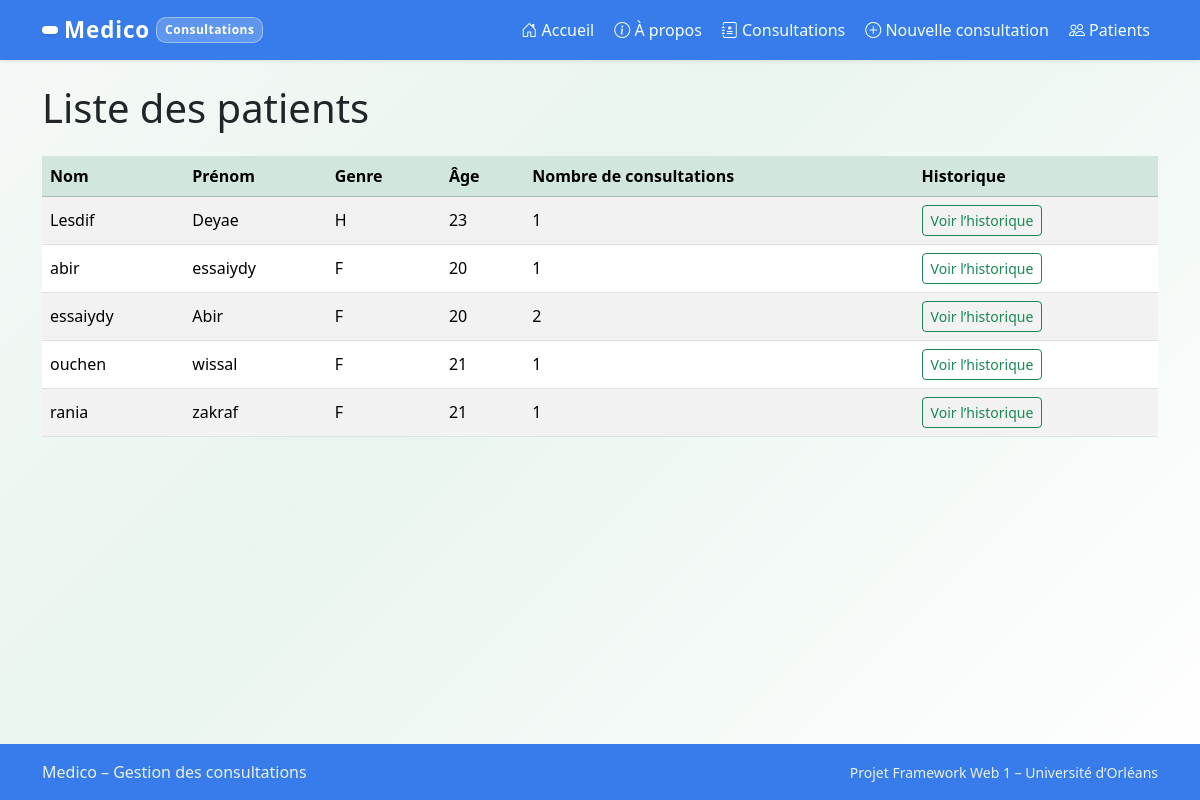
The app's page /patients/ with its own data.
### medico/models.py (models this page shows, shortened)
class Consultation(models.Model):
    choix_genre = [
        ("M", "Masculin"),
        ("F", "Féminin"),
        ("Autre", "Autre"),
    ]
    patient_nom = models.CharField(max_length=40)
    patient_prenom = models.CharField(max_length=30)
    patient_genre = models.CharField(max_length=20, choices = choix_genre)
    patient_age = models.PositiveIntegerField()
    description = models.TextField()
    date = models.DateTimeField()

### medico/views.py (the view)
# urls.py: path("patients/", views.patients_list, name="patients_list"),
def patients_list(request):
    patients = (
        Consultation.objects
        .values("patient_nom", "patient_prenom", "patient_genre", "patient_age")
        .annotate(
            nb_consultations=Count("id"),
            example_id=models.Min("id"),
        )
        .order_by("patient_nom", "patient_prenom")
    )
    contexte = {
        "patients": patients,
    }
    return render(request, "medico/patients_list.html", contexte)

### medico/templates/medico/patients_list.html (shortened to what this page needs)
{% extends "medico/base.html" %}
{% block content %}
<h1 class="mb-4">Liste des patients</h1>
{% if patients %}
  <table class="table table-striped table-hover align-middle">
    <thead class="table-success">
      <tr>
        <th>Nom</th>
        <th>Prénom</th>
        <th>Genre</th>
        <th>Âge</th>
        <th>Nombre de consultations</th>
        <th>Historique</th>
      </tr>
    </thead>
    <tbody>
      {% for p in patients %}
        <tr>
          <td>{{ p.patient_nom }}</td>
          <td>{{ p.patient_prenom }}</td>
          <td>{{ p.patient_genre }}</td>
          <td>{{ p.patient_age }}</td>
          <td>{{ p.nb_consultations }}</td>
          <td>
            <a
              class="btn btn-sm btn-outline-success"
              href="{% url 'patient_history' consultation_id=p.example_id %}"
            >
              Voir l’historique
            </a>
          </td>
        </tr>
      {% endfor %}
    </tbody>
  </table>
{% else %}
  <p class="text-muted">Aucun patient n’est enregistré.</p>
{% endif %}
{% endblock %}

### medico/templates/medico/base.html (style rules this page uses)
body { background: linear-gradient(135deg, #f6f9f7 0%, #eaf5ef 40%, #ffffff 100%); min-height: 100vh; display: flex; flex-direction: column; font-family: 'Segoe UI', Roboto, sans-serif; }

### records on screen
Consultation: patient_nom "Lesdif", patient_prenom "Deyae", patient_genre "H", patient_age "23", nb_consultations "1"
Consultation: patient_nom "essaiydy", patient_prenom "Abir", patient_genre "F", patient_age "20", nb_consultations "2"
Consultation: patient_nom "ouchen", patient_prenom "wissal", patient_genre "F", patient_age "21", nb_consultations "1"
Consultation: patient_nom "rania", patient_prenom "zakraf", patient_genre "F", patient_age "21", nb_consultations "1"

### other values on screen
{{ p.patient_nom }} "abir"
{{ p.patient_prenom }} "essaiydy"
{{ p.patient_genre }} "F"
{{ p.patient_age }} "20"
{{ p.nb_consultations }} "1"
